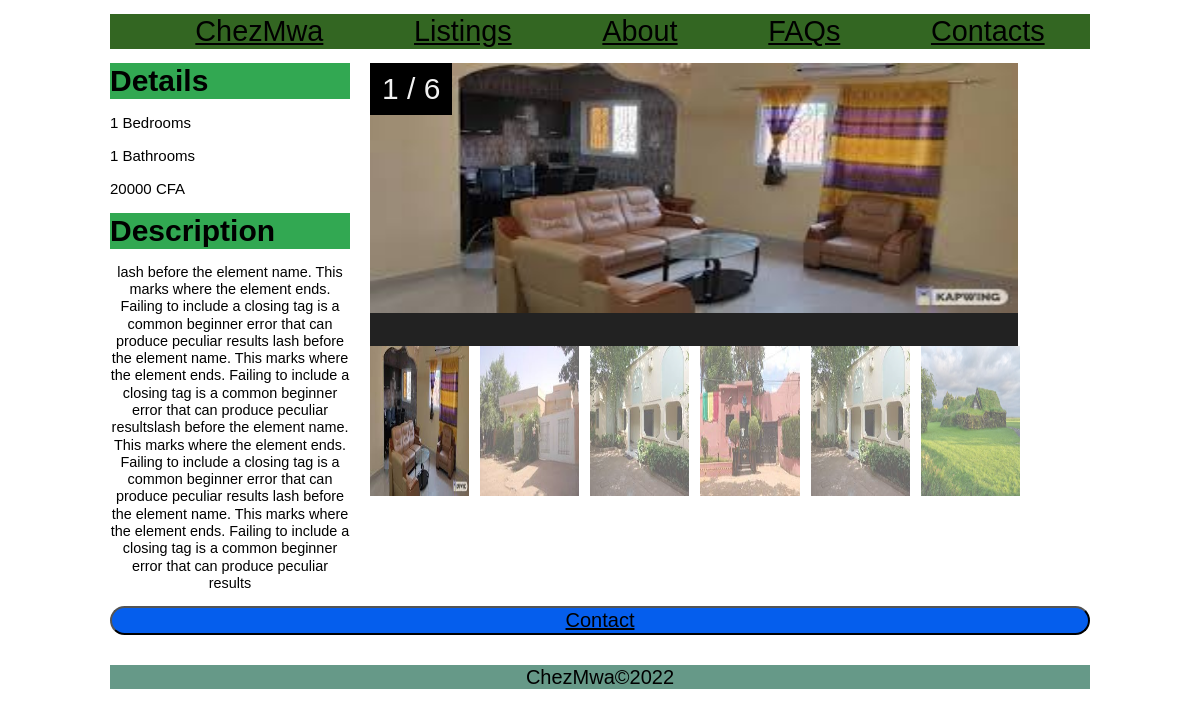
Page /listings/listing/3/ on the committed database.
### pages/models.py (models this page shows, shortened)
class Listing(models.Model):
    title = models.CharField(max_length=200)
    state = models.ForeignKey(State, on_delete=models.DO_NOTHING)
    neighborhood = models.ForeignKey(Neighborhood, on_delete=models.CASCADE)
    bedrooms = models.IntegerField()
    bathrooms = models.IntegerField()
    garages = models.IntegerField()
    price = models.IntegerField()
    is_highstanding = models.BooleanField(default=False)
    type = models.TextField()
    description = models.TextField()
    photo_main = models.ImageField(upload_to='photos/%Y/%m/%d/')
    photo_1 = models.ImageField(upload_to='photos/%Y/%m/%d/', blank=True)
    photo_2 = models.ImageField(upload_to='photos/%Y/%m/%d/', blank=True)
    photo_3 = models.ImageField(upload_to='photos/%Y/%m/%d/', blank=True)
    photo_4 = models.ImageField(upload_to='photos/%Y/%m/%d/', blank=True)
    photo_5 = models.ImageField(upload_to='photos/%Y/%m/%d/', blank=True)
    photo_6 = models.ImageField(upload_to='photos/%Y/%m/%d/', blank=True)
    realtor = models.ForeignKey(Realtor, on_delete=models.CASCADE)
    list_date = models.DateTimeField(auto_now_add=True)
    modified_date = models.DateTimeField(auto_now=True)

### listings/views.py (the view)
# urls.py: path('listing/<str:pk>/', views.listing, name='listing'),
def listing(request, pk):
    listing = Listing.objects.get(id=pk)
    context = {
        'listing': listing
    }
    return render(request, 'listings/listing.html', context)

### templates/listings/listing.html (shortened to what this page needs)
{% extends 'base.html' %}
{% load static %}
{% block content %}
<link rel="stylesheet" href="{% static 'css/listing.css' %}">
<section>
  <div class="listing_details">
    <div class="details">
      <h3>Details</h3>
      <p>{{ listing.bedrooms }} Bedrooms</p>
      <p>{{ listing.bathrooms }} Bathrooms</p>
      <p>{{ listing.price }} CFA</p>
    </div>
    <div class="description">
      <h3>Description</h3>
      <p>
        {{ listing.description }}
      </p>
    </div>
    </div>
  <div class="container">
    <div class="mySlides">
      <div class="numbertext">1 / 6</div>
      <img src="{{ listing.photo_1.url }}" style="width:100%">
    </div>
    <div class="caption-container">
    </div>
    <div class="row">
      <div class="column">
        <img class="demo cursor" src="{{ listing.photo_1.url }}" style="width:100%" onclick="currentSlide(1)" alt="The Woods">
      </div>
      <div class="column">
        <img class="demo cursor" src="{{ listing.photo_2.url }}" style="width:100%" onclick="currentSlide(2)" alt="Cinque Terre">
      </div>
      <div class="column">
        <img class="demo cursor" src="{{ listing.photo_3.url }}" style="width:100%" onclick="currentSlide(3)" alt="Mountains and fjords">
      </div>
      <div class="column">
        <img class="demo cursor" src="{{ listing.photo_4.url }}" style="width:100%" onclick="currentSlide(4)" alt="Northern Lights">
      </div>
      <div class="column">
        <img class="demo cursor" src="{{ listing.photo_5.url }}" style="width:100%" onclick="currentSlide(5)" alt="Nature and sunrise">
      </div>
      <div class="column">
        <img class="demo cursor" src="{{ listing.photo_6.url }}" style="width:100%" onclick="currentSlide(6)" alt="Snowy Mountains">
      </div>
    </div>
  </div>
</section>
<button type="button" name="button"><a href="{% url 'contacts' %}?neighborhood_list={{ listing.id }}">Contact</a></button>
{% endblock %}

### chezmwa/static/css/style.css (style rules this page uses)
body { width: 90%; max-width: 980px; margin: 0 auto; font: .9em/1.2 Arial, Helvetica, sans-serif; }
h1, h2, h3, p { text-align: center; }
h3 { margin: 0; }
p { font-size: 2em; }
img { max-width: 90%; height: 250px; }
a:link, a:visited { color: black; }

### chezmwa/static/css/listing.css (style rules this page uses)
body { width: 90%; max-width: 980px; margin: 0 auto; font: .9em/1.2 Arial, Helvetica, sans-serif; }
* { box-sizing: border-box; }
img { vertical-align: middle; }
.container { position: relative; }
.mySlides { display: none; }
.cursor { cursor: pointer; }
.numbertext { color: #f2f2f2; font-size: 30px; padding: 8px 12px; position: absolute; top: 0; background-color: black; }
.caption-container { text-align: center; background-color: #222; padding: 2px 16px; color: white; width: 90%; }
.row:after { content: ""; display: table; clear: both; }
.column { float: left; width: 15.3%; }
.demo { opacity: 0.6; }
.active, .demo:hover { opacity: 1; }
.column img { width: 300px; height: 150px; }
section { display: grid; grid-template-columns: 1fr 3fr; gap: 20px; }
.details p { text-align: left; font-size: 15px; background-color: white; }
.details h3, .description h3 { font-size: 30px; margin-bottom: 0; margin-top: 0; background-color: #32a852; text-align: left; }
.description p { font-size: 1em; }
button { width: 100%; background-color: #055eed; font-size: 20px; border-radius: 15px; margin-bottom: 20px; }

### rows in the picture
Listing: bedrooms "1", bathrooms "1", price "20000", description "lash before the element name. This marks where the element ends. Failing to include a closing tag is a common beginner error that can produce peculiar results lash before the element name. This marks where the element ends. Failing to include a closing tag is a common beginner error that can produce peculiar resultslash before the element name. This marks where the element ends. Failing to include a closing tag is a common beginner error that can produce peculiar results lash before the element name. This marks where the element ends. Failing to include a closing tag is a common beginner error that can produce peculiar results", photo_1 (picture), photo_2 (picture), photo_3 (picture), photo_4 (picture), photo_5 (picture), photo_6 (picture)
